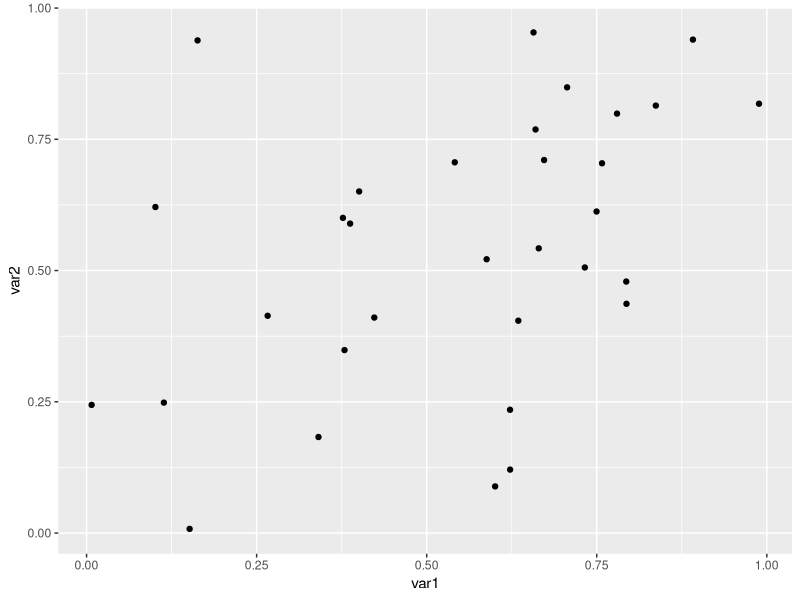
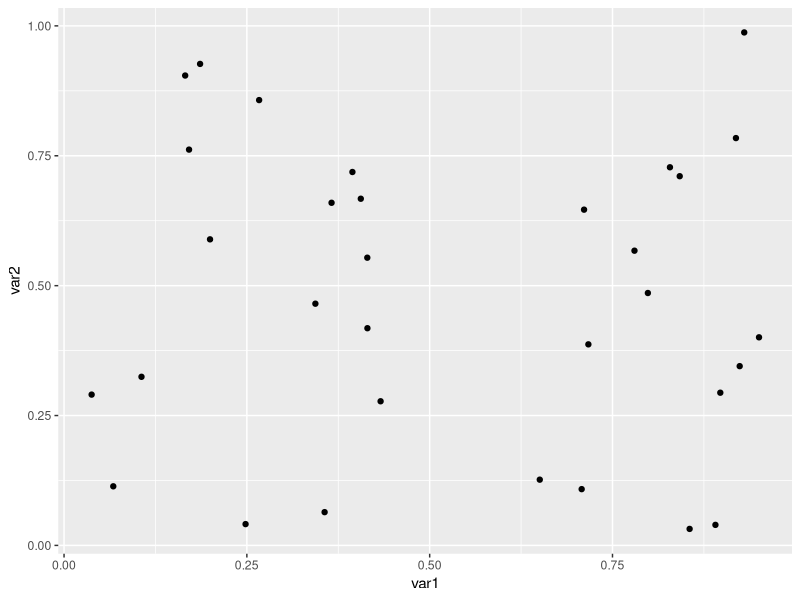

These charts were generated, in order, by the following R code:
## ---- chunk 1
library(tidyverse)
## ---- chunk 2
# Example of embedded code
print('Hello world')
## ---- chunk 3
# Function printMyString
# Input: A string.
# Output: The input string is printed out in the command line.
printMyString <- function(someString) {
    print(someString)
}
# Test case
printMyString("This is a custom function I made. It's pretty useless.")
## ---- chunk 4
x <- c(1, 2, 3)
x
## ---- chunk 5
x + 1
## ---- chunk 6
x <- 'x is no longer a vector of numbers; it is a string'
x
## ---- chunk 7
mtcars
## ---- chunk 8
as_tibble(mtcars)
## ---- chunk 9
mtcars <- as_tibble(mtcars)
## ---- chunk 10
mtcars$mpg
## ---- chunk 11
nrow(mtcars)
ncol(mtcars)
dim(mtcars)
## ---- chunk 12
summary(mtcars)
## ---- chunk 13
smallData <- select(mtcars, mpg, hp, wt)
smallData
## ---- chunk 14
throwOutVariables <- select(mtcars, -mpg, -hp, -wt)
throwOutVariables
## ---- chunk 15
smallData$var1 <- runif(n = nrow(smallData))
smallData <- mutate(smallData, var2 = runif(n = nrow(smallData)))
smallData
## ---- chunk 16
ggplot(data = smallData, aes(x = var1, y = var2)) + 
    geom_point()
## ---- chunk 17
mtcars %>%
    mutate(var1 = runif(nrow(mtcars)), 
           var2 = runif(nrow(mtcars))) %>% 
    select(var1, var2) %>%  # this step is unnecessary
    ggplot(aes(x = var1, y = var2)) + 
        geom_point()
